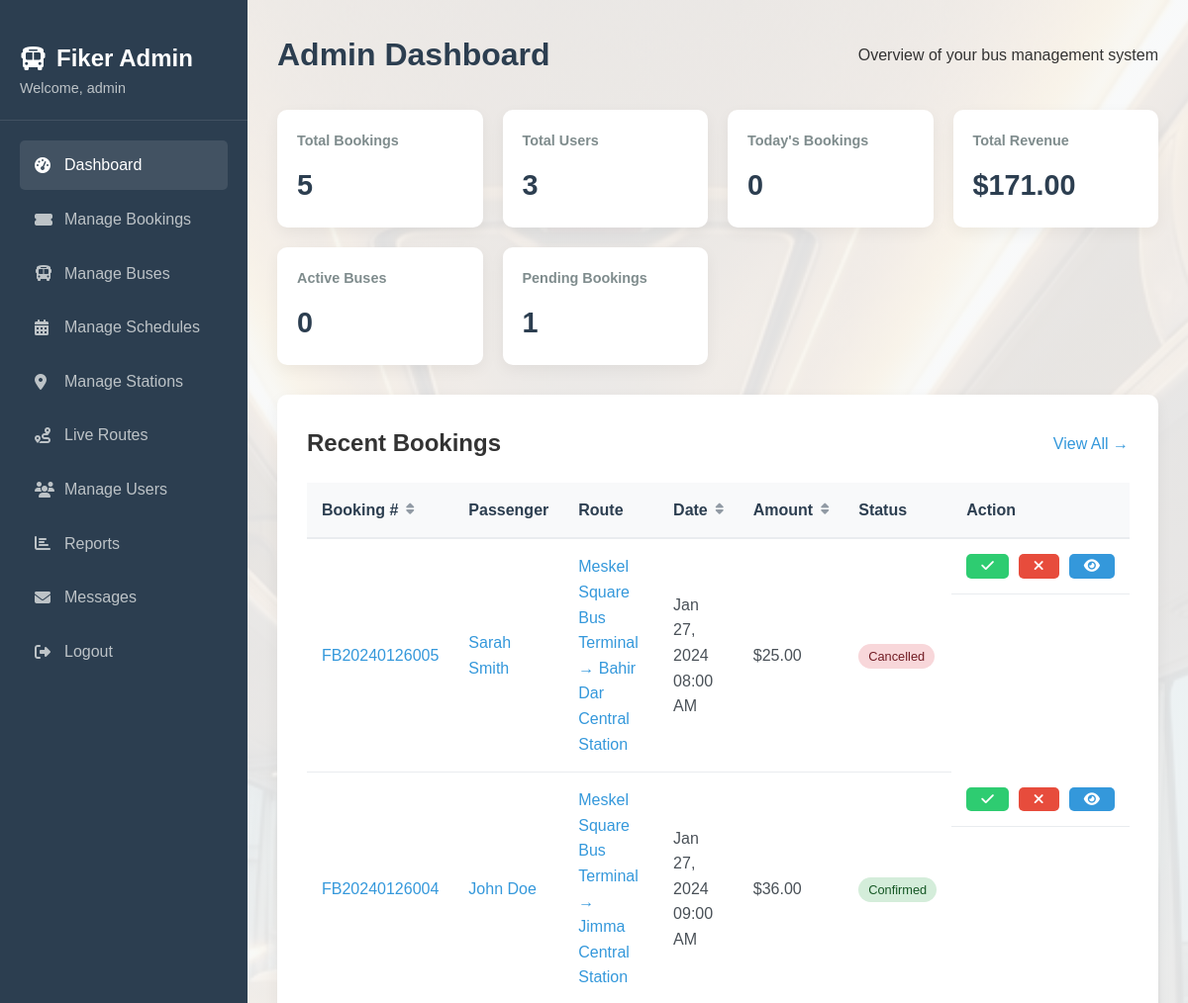
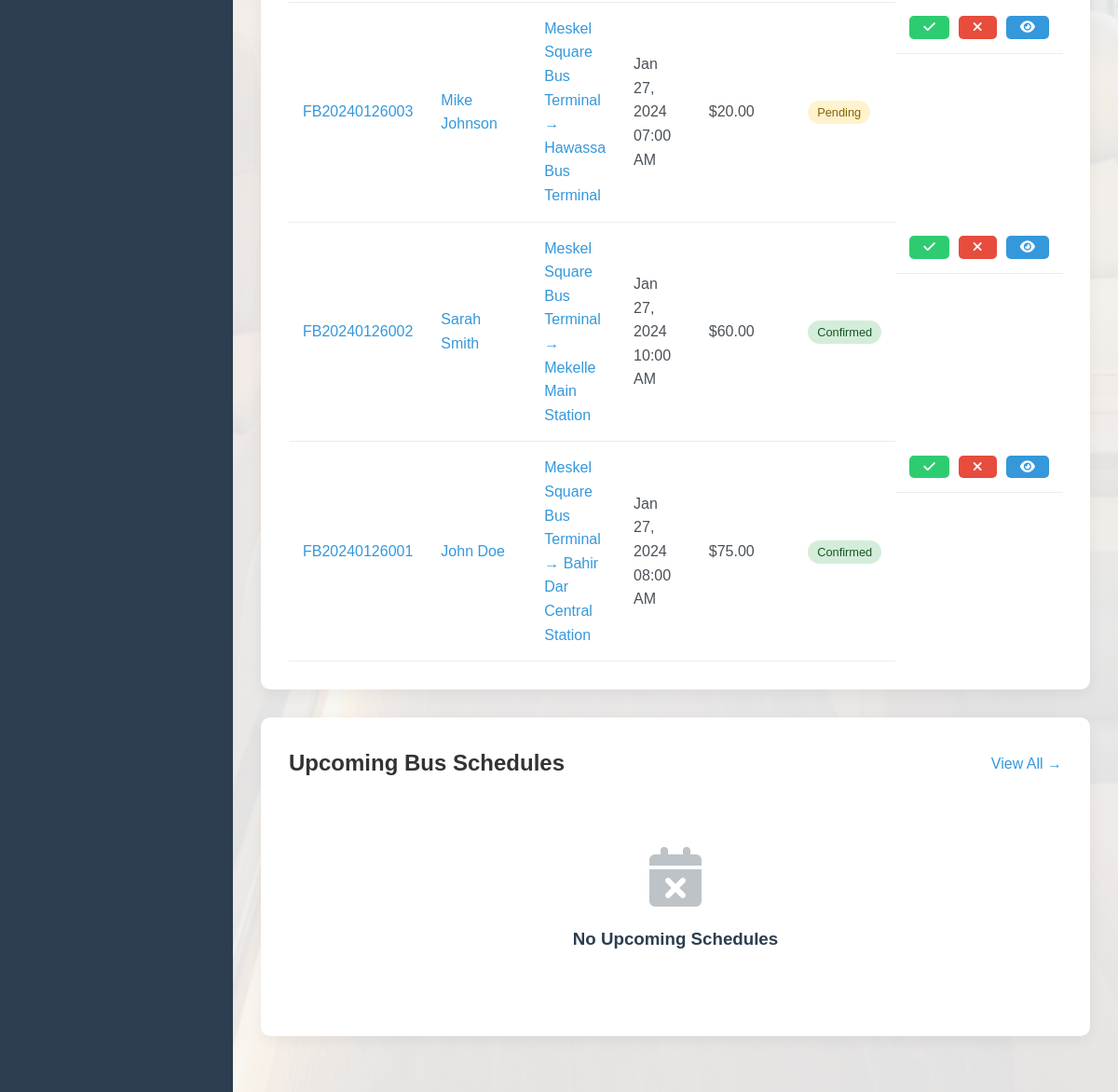
The page /dashboard/admin.php (signed in) on the database its author committed (2 pictures, top to bottom).
### tables this page shows
CREATE TABLE `bookings` (
  `id` int(11) NOT NULL,
  `booking_number` varchar(20) NOT NULL,
  `user_id` int(11) NOT NULL,
  `schedule_id` int(11) NOT NULL,
  `seat_numbers` varchar(100) NOT NULL,
  `total_amount` decimal(10,2) NOT NULL,
  `booking_date` timestamp NOT NULL DEFAULT current_timestamp(),
  `status` enum('pending','confirmed','cancelled') DEFAULT 'pending',
  `payment_status` enum('pending','paid','failed') DEFAULT 'pending'
);

CREATE TABLE `users` (
  `id` int(11) NOT NULL,
  `username` varchar(50) NOT NULL,
  `email` varchar(100) NOT NULL,
  `password` varchar(255) NOT NULL,
  `full_name` varchar(100) NOT NULL,
  `phone` varchar(20) DEFAULT NULL,
  `user_type` enum('traveler','admin') DEFAULT 'traveler',
  `created_at` timestamp NOT NULL DEFAULT current_timestamp()
);

CREATE TABLE `bus_stations` (
  `id` int(11) NOT NULL,
  `station_name` varchar(100) NOT NULL,
  `city` varchar(100) NOT NULL,
  `address` text DEFAULT NULL,
  `contact_phone` varchar(20) DEFAULT NULL
);

CREATE TABLE `bus_schedules` (
  `id` int(11) NOT NULL,
  `bus_id` int(11) NOT NULL,
  `departure_station_id` int(11) NOT NULL,
  `arrival_station_id` int(11) NOT NULL,
  `departure_time` datetime NOT NULL,
  `arrival_time` datetime NOT NULL,
  `price` decimal(10,2) NOT NULL,
  `available_seats` int(11) NOT NULL
);

### dashboard/admin.php (the view, shortened to what this page needs)
<?php
include '../php/config.php';
$stats = [];
$queries = [
    'total_bookings' => "SELECT COUNT(*) as count FROM bookings",
    'total_users' => "SELECT COUNT(*) as count FROM users WHERE user_type = 'traveler'",
    'today_bookings' => "SELECT COUNT(*) as count FROM bookings WHERE DATE(booking_date) = CURDATE()",
    'total_revenue' => "SELECT SUM(total_amount) as revenue FROM bookings WHERE payment_status = 'paid'",
    'active_buses' => "SELECT COUNT(*) as count FROM bus_schedules WHERE departure_time > NOW() AND available_seats > 0",
    'pending_bookings' => "SELECT COUNT(*) as count FROM bookings WHERE status = 'pending'"
];
foreach ($queries as $key => $sql) {
    $result = $conn->query($sql);
    $stats[$key] = $result->fetch_assoc();
}
$sort = isset($_GET['sort']) ? $_GET['sort'] : 'booking_date';
$order = isset($_GET['order']) ? $_GET['order'] : 'DESC';
$new_order = ($order == 'ASC') ? 'DESC' : 'ASC';
$sort_db = $sort;
$recent_sql = "SELECT b.*, u.full_name, bs.departure_time,
               dep.station_name as departure_station,
               arr.station_name as arrival_station
               FROM bookings b
               JOIN users u ON b.user_id = u.id
               JOIN bus_schedules bs ON b.schedule_id = bs.id
               JOIN bus_stations dep ON bs.departure_station_id = dep.id
               JOIN bus_stations arr ON bs.arrival_station_id = arr.id
               ORDER BY $sort_db $order LIMIT 10";
$recent_result = $conn->query($recent_sql);
$upcoming_sql = "SELECT bs.*, b.bus_name, b.bus_number,
                 dep.station_name as departure_station,
                 arr.station_name as arrival_station
                 FROM bus_schedules bs
                 JOIN buses b ON bs.bus_id = b.id
                 JOIN bus_stations dep ON bs.departure_station_id = dep.id
                 JOIN bus_stations arr ON bs.arrival_station_id = arr.id
                 WHERE bs.departure_time > NOW()
                 ORDER BY bs.departure_time ASC LIMIT 10";
$upcoming_result = $conn->query($upcoming_sql);
?>
<!DOCTYPE html>
<html lang="en">
<head>
    <link rel="stylesheet" href="../css/style.css">
    <link rel="stylesheet" href="../css/dashboard.css">
    <link rel="stylesheet" href="https://cdnjs.cloudflare.com/ajax/libs/font-awesome/6.4.0/css/all.min.css">
</head>
<body>
    <div class="admin-container">
        <div class="admin-sidebar">
            <div class="admin-brand">
                <h2><i class="fas fa-bus"></i> Fiker Admin</h2>
                <p style="color: #bdc3c7; font-size: 0.9rem;">Welcome, <?php echo $_SESSION['username']; ?></p>
            </div>
            <div class="admin-menu">
                <a href="admin.php" class="active">
                    <i class="fas fa-tachometer-alt"></i> Dashboard
                </a>
                <a href="bookings.php">
                    <i class="fas fa-ticket-alt"></i> Manage Bookings
                </a>
                <a href="buses.php">
                    <i class="fas fa-bus"></i> Manage Buses
                </a>
                <a href="schedules.php">
                    <i class="fas fa-calendar-alt"></i> Manage Schedules
                </a>
                <a href="stations.php">
                    <i class="fas fa-map-marker-alt"></i> Manage Stations
                </a>
                <a href="../index.php#routes" target="_blank">
                    <i class="fas fa-route"></i> Live Routes
                </a>
                <a href="users.php">
                    <i class="fas fa-users"></i> Manage Users
                </a>
                <a href="reports.php">
                    <i class="fas fa-chart-bar"></i> Reports
                </a>
                <a href="messages.php">
                    <i class="fas fa-envelope"></i> Messages
                </a>
                <a href="../php/auth.php?action=logout">
                    <i class="fas fa-sign-out-alt"></i> Logout
                </a>
            </div>
        </div>
        <div class="admin-content">
            <div class="dashboard-header">
                <h1>Admin Dashboard</h1>
                <p>Overview of your bus management system</p>
            </div>
            <div class="admin-stats">
                <a href="bookings.php" class="admin-stat">
                    <h3>Total Bookings</h3>
                    <p><?php echo $stats['total_bookings']['count']; ?></p>
                </a>
                <a href="users.php" class="admin-stat">
                    <h3>Total Users</h3>
                    <p><?php echo $stats['total_users']['count']; ?></p>
                </a>
                <a href="bookings.php" class="admin-stat">
                    <h3>Today's Bookings</h3>
                    <p><?php echo $stats['today_bookings']['count']; ?></p>
                </a>
                <a href="reports.php" class="admin-stat">
                    <h3>Total Revenue</h3>
                    <p>$<?php echo number_format($stats['total_revenue']['revenue'] ?: 0, 2); ?></p>
                </a>
                <a href="buses.php" class="admin-stat">
                    <h3>Active Buses</h3>
                    <p><?php echo $stats['active_buses']['count']; ?></p>
                </a>
                <a href="bookings.php" class="admin-stat">
                    <h3>Pending Bookings</h3>
                    <p><?php echo $stats['pending_bookings']['count']; ?></p>
                </a>
            </div>
            <div class="dashboard-section">
                <div class="section-header">
                    <h2>Recent Bookings</h2>
                    <a href="bookings.php" class="btn-view-all">View All →</a>
                </div>
                <div class="bookings-table">
                    <?php if ($recent_result->num_rows > 0): ?>
                        <table>
                            <thead>
                                <tr>
                                    <th><a href="?sort=booking_number&order=<?php echo $new_order; ?>">Booking # <i class="fas fa-sort"></i></a></th>
                                    <th>Passenger</th>
                                    <th>Route</th>
                                    <th><a href="?sort=departure_time&order=<?php echo $new_order; ?>">Date <i class="fas fa-sort"></i></a></th>
                                    <th><a href="?sort=total_amount&order=<?php echo $new_order; ?>">Amount <i class="fas fa-sort"></i></a></th>
                                    <th>Status</th>
                                    <th>Action</th>
                                </tr>
                            </thead>
                            <tbody>
                                <?php while ($booking = $recent_result->fetch_assoc()): ?>
                                    <tr>
                                        <td><a href="../php/booking.php?step=ticket&id=<?php echo $booking['id']; ?>" class="booking-link"><?php echo $booking['booking_number']; ?></a></td>
                                        <td><a href="users.php?id=<?php echo $booking['user_id']; ?>" class="booking-link"><?php echo $booking['full_name']; ?></a></td>
                                        <td><a href="../php/booking.php?step=ticket&id=<?php echo $booking['id']; ?>" class="booking-link"><?php echo $booking['departure_station'] . ' → ' . $booking['arrival_station']; ?></a></td>
                                        <td><?php echo date('M d, Y h:i A', strtotime($booking['departure_time'])); ?></td>
                                        <td>$<?php echo number_format($booking['total_amount'], 2); ?></td>
                                        <td>
                                            <span class="status-badge status-<?php echo $booking['status']; ?>">
                                                <?php echo ucfirst($booking['status']); ?>
                                            </span>
                                        </td>
                                        <td class="action-buttons">
                                            <button onclick="updateBooking(<?php echo $booking['id']; ?>, 'confirmed')"
                                                    class="btn-confirm" <?php echo $booking['status'] == 'confirmed' ? 'disabled' : ''; ?> title="Confirm Booking">
                                                <i class="fas fa-check"></i>
                                            </button>
                                            <button onclick="updateBooking(<?php echo $booking['id']; ?>, 'cancelled')"
                                                    class="btn-cancel" <?php echo $booking['status'] == 'cancelled' ? 'disabled' : ''; ?> title="Cancel Booking">
                                                <i class="fas fa-times"></i>
                                            </button>
                                            <a href="../php/booking.php?step=ticket&id=<?php echo $booking['id']; ?>" class="btn-view" title="View Ticket">
                                                <i class="fas fa-eye"></i>
                                            </a>
                                        </td>
                                    </tr>
                                <?php endwhile; ?>
                            </tbody>
                        </table>
                    <?php endif; ?>
                </div>
            </div>
            <div class="dashboard-section">
                <div class="section-header">
                    <h2>Upcoming Bus Schedules</h2>
                    <a href="schedules.php" class="btn-view-all">View All →</a>
                </div>
                <div class="bookings-table">
                    <?php if ($upcoming_result->num_rows > 0): ?>
                        <table>
                            <thead>
                                <tr>
                                    <th>Bus</th>
                                    <th>Route</th>
                                    <th>Departure</th>
                                    <th>Arrival</th>
                                    <th>Available Seats</th>
                                    <th>Price</th>
                                    <th>Status</th>
                                </tr>
                            </thead>
                            <tbody>
                                <?php while ($schedule = $upcoming_result->fetch_assoc()): ?>
                                    <tr>
                                        <td><?php echo $schedule['bus_name']; ?> (<?php echo $schedule['bus_number']; ?>)</td>
                                        <td><?php echo $schedule['departure_station'] . ' → ' . $schedule['arrival_station']; ?></td>
                                        <td><?php echo date('M d, Y h:i A', strtotime($schedule['departure_time'])); ?></td>
                                        <td><?php echo date('M d, Y h:i A', strtotime($schedule['arrival_time'])); ?></td>
                                        <td><?php echo $schedule['available_seats']; ?></td>
                                        <td>$<?php echo number_format($schedule['price'], 2); ?></td>
                                        <td>
                                            <?php if ($schedule['available_seats'] == 0): ?>
                                                <span class="status-badge" style="background-color: #dc3545; color: white;">Full</span>
                                            <?php elseif ($schedule['available_seats'] < 10): ?>
                                                <span class="status-badge" style="background-color: #ffc107; color: black;">Almost Full</span>
                                            <?php else: ?>
                                                <span class="status-badge" style="background-color: #28a745; color: white;">Available</span>
                                            <?php endif; ?>
                                        </td>
                                    </tr>
                                <?php endwhile; ?>
                            </tbody>
                        </table>
                    <?php else: ?>
                        <div class="empty-state">
                            <i class="fas fa-calendar-times"></i>
                            <h3>No Upcoming Schedules</h3>
                        </div>
                    <?php endif; ?>
                </div>
            </div>
        </div>
    </div>
</body>
</html>

### rows shown on the page
bookings: booking_number "FB20240126005", user.full_name "Sarah Smith", bus_stations.station_name "Meskel Square Bus Terminal", bus_stations.station_name "Bahir Dar Central Station", schedule.departure_time "Jan 27, 2024 08:00 AM", total_amount "25.00", status "Cancelled"
bookings: booking_number "FB20240126004", user.full_name "John Doe", bus_stations.station_name "Meskel Square Bus Terminal", bus_stations.station_name "Jimma Central Station", schedule.departure_time "Jan 27, 2024 09:00 AM", total_amount "36.00", status "Confirmed"
bookings: booking_number "FB20240126003", user.full_name "Mike Johnson", bus_stations.station_name "Meskel Square Bus Terminal", bus_stations.station_name "Hawassa Bus Terminal", schedule.departure_time "Jan 27, 2024 07:00 AM", total_amount "20.00", status "Pending"
bookings: booking_number "FB20240126002", user.full_name "Sarah Smith", bus_stations.station_name "Meskel Square Bus Terminal", bus_stations.station_name "Mekelle Main Station", schedule.departure_time "Jan 27, 2024 10:00 AM", total_amount "60.00", status "Confirmed"
bookings: booking_number "FB20240126001", user.full_name "John Doe", bus_stations.station_name "Meskel Square Bus Terminal", bus_stations.station_name "Bahir Dar Central Station", schedule.departure_time "Jan 27, 2024 08:00 AM", total_amount "75.00", status "Confirmed"

### other values the page prints
$_SESSION['username'] "admin"
$stats['total_bookings']['count'] "5"
$stats['total_users']['count'] "3"
$stats['today_bookings']['count'] "0"
$stats['total_revenue']['revenue'] ?: 0 "171.00"
$stats['active_buses']['count'] "0"
$stats['pending_bookings']['count'] "1"
